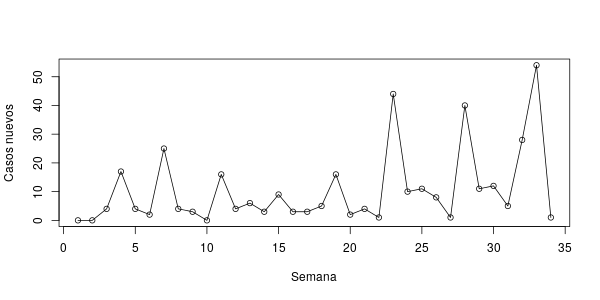

The script that saved this image:

data <- read.csv("zika.csv", header=TRUE, sep=",")
#graficamos los datos
png("p5r2.png", width=600, height=300, units="px")
plot(data$sem, data$casos, xlab="Semana", ylab="Casos nuevos", xlim=c(1,34))
lines(data$sem, data$casos, type="l")

#histograma de los datos
png("histp5.png")
hist(data$casos, xlab="Semana", ylab="Casos nuevos", main="Histograma casos Zika")
graphics.off()

media <- mean(data$casos)
dist <- rexp(34, rate = 1/media) #distribucion exponencial con media de los datos

#comparamos datos y datos distribucion
png("distp5.png", width=600, height=300, units="px")
plot(data$sem, data$casos, xlab="Semana", ylab="Casos nuevos")
lines(data$sem, data$casos, type="l")
par(new=TRUE)
plot(dist, axes = FALSE, xlab="", ylab="", xlim=c(1,34), col="darkblue")
lines(dist, type="l", col="darkblue")

#aplicamos Monte Carlo
#pedazo <- 35
#cuantos <- 500
#predice <- function() {
 #   valores <- rexp(pedazo, rate = 1/media)
  #  return(sum(valores[pedazo]))
#}

#suppressMessages(library(doParallel))
#registerDoParallel(makeCluster(detectCores() - 1))
#montecarlo <- foreach(i = 1:cuantos, .combine=c) %dopar% predice()
#stopImplicitCluster()
#prediccion <- sum(montecarlo) / (cuantos)
#print(prediccion)
